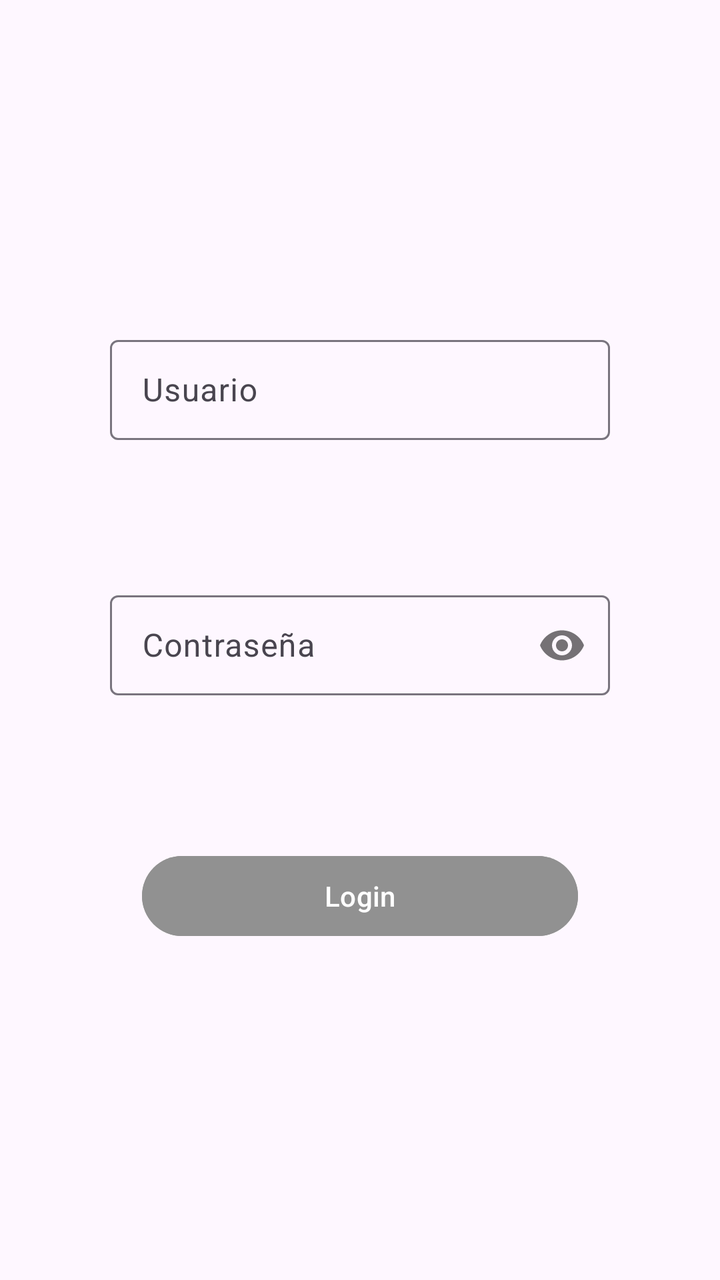
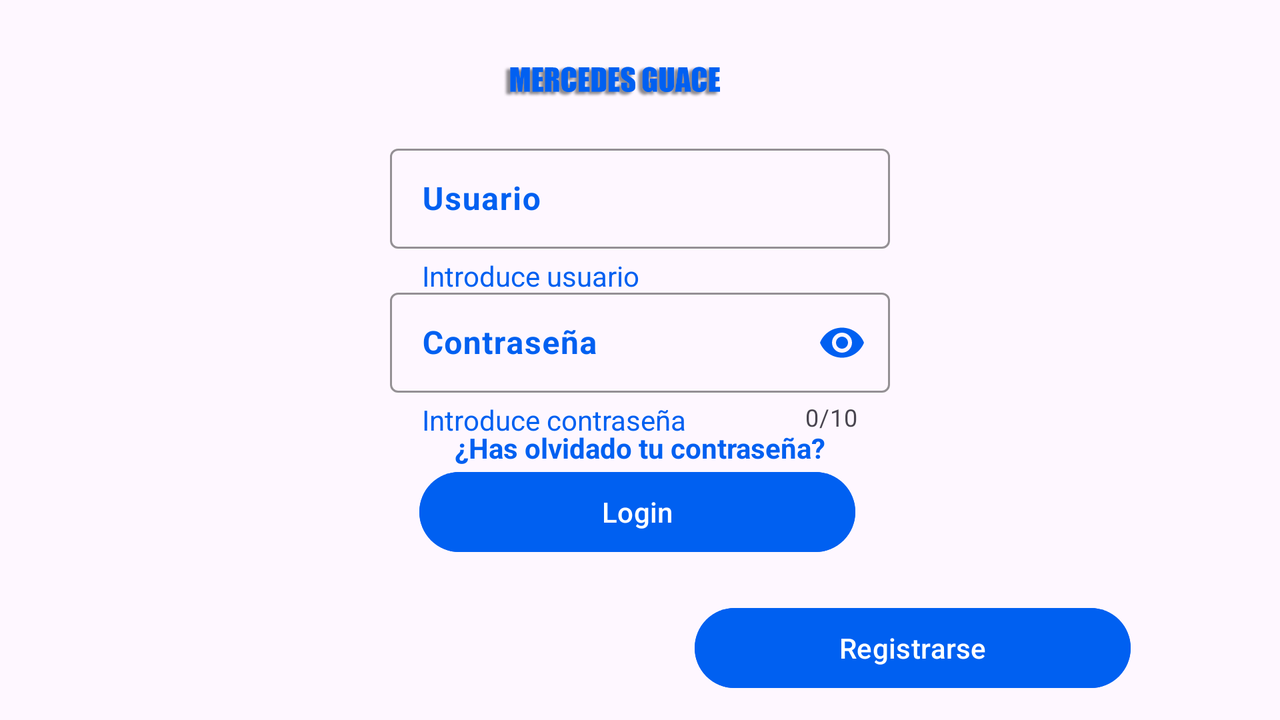

Compare how this app lays out the same screen by default and in its alternative resource folder. The renders come first, then the two layout files and the values they reference.
<!-- AndroidManifest.xml: application theme Theme.ProyectoFinalM13 -->
<!-- res/layout/activity_main.xml -->
<?xml version="1.0" encoding="utf-8"?>
<androidx.constraintlayout.widget.ConstraintLayout xmlns:android="http://schemas.android.com/apk/res/android"
    xmlns:app="http://schemas.android.com/apk/res-auto"
    xmlns:tools="http://schemas.android.com/tools"
    android:layout_width="match_parent"
    android:layout_height="match_parent"
    tools:context=".MainActivity">

    <androidx.constraintlayout.widget.Guideline
        android:id="@+id/guideline"
        android:layout_width="wrap_content"
        android:layout_height="wrap_content"
        android:orientation="horizontal"
        app:layout_constraintGuide_percent="0.20109439" />

    <androidx.constraintlayout.widget.Guideline
        android:id="@+id/guideline2"
        android:layout_width="wrap_content"
        android:layout_height="wrap_content"
        android:orientation="horizontal"
        app:layout_constraintGuide_percent="0.4" />

    <androidx.constraintlayout.widget.Guideline
        android:id="@+id/guideline3"
        android:layout_width="wrap_content"
        android:layout_height="wrap_content"
        android:orientation="horizontal"
        app:layout_constraintGuide_percent="0.6" />

    <androidx.constraintlayout.widget.Guideline
        android:id="@+id/guideline4"
        android:layout_width="wrap_content"
        android:layout_height="wrap_content"
        android:orientation="horizontal"
        app:layout_constraintGuide_percent="0.8" />



    


    <com.google.android.material.textfield.TextInputLayout
        android:layout_width="250dp"
        android:layout_height="wrap_content"
        app:layout_constraintBottom_toTopOf="@+id/guideline2"
        app:layout_constraintEnd_toEndOf="parent"
        app:layout_constraintStart_toStartOf="parent"
        app:layout_constraintTop_toTopOf="@+id/guideline"
        tools:ignore="MissingConstraints">
        <EditText
            android:id="@+id/editTextUsuario"
            android:layout_width="250dp"
            android:layout_height="50dp"
            android:digits="0,1,2,3,4,5,6,7,8,9,qwertzuiopasdfghjklyxcvbnmñ,QWERTZUIOPASDFGHJKLYXCVBNMÑ"
            android:ems="10"
            android:hint="@string/Usuario"
            android:inputType="text"
            android:text=""
            app:layout_constraintBottom_toTopOf="@+id/guideline2"
            app:layout_constraintEnd_toEndOf="parent"
            app:layout_constraintHorizontal_bias="0.497"
            app:layout_constraintStart_toStartOf="parent"
            app:layout_constraintTop_toTopOf="@+id/guideline"
            app:layout_constraintVertical_bias="0.54"
            tools:ignore="MissingConstraints" />
    </com.google.android.material.textfield.TextInputLayout>

    

    <com.google.android.material.textfield.TextInputLayout
        android:layout_width="250dp"
        android:layout_height="wrap_content"
        app:passwordToggleEnabled="true"
        app:layout_constraintBottom_toTopOf="@+id/guideline3"
        app:layout_constraintEnd_toEndOf="parent"
        app:layout_constraintStart_toStartOf="parent"
        app:layout_constraintTop_toTopOf="@+id/guideline2"
        tools:ignore="MissingConstraints">


        <EditText
            android:id="@+id/editTextContra"
            android:layout_width="250dp"
            android:layout_height="50dp"
            android:ems="10"
            android:hint="@string/Contrasena"
            android:inputType="textPassword"
            android:text=""
            tools:ignore="MissingConstraints" />
    </com.google.android.material.textfield.TextInputLayout>
    <Button
        android:id="@+id/button"
        android:layout_width="218dp"
        android:layout_height="48dp"
        android:backgroundTint="@color/gris"
        android:text="@string/Login"
        app:strokeColor="@color/gris"
        app:layout_constraintBottom_toTopOf="@+id/guideline4"
        app:layout_constraintEnd_toEndOf="parent"
        app:layout_constraintStart_toStartOf="parent"
        app:layout_constraintTop_toTopOf="@+id/guideline3"
        tools:ignore="MissingConstraints" />

</androidx.constraintlayout.widget.ConstraintLayout>
<!-- resources referenced by this layout -->
<resources>
  <color name="gris">#919191</color>
  <string name="Contrasena">Contraseña</string>
  <string name="Login">Login</string>
  <string name="Usuario">Usuario</string>
  <!-- from res/values-v23/ -->
  <style name="Theme.ProyectoFinalM13" parent="Base.Theme.ProyectoFinalM13">
      
      <item name="android:navigationBarColor">@android:color/transparent</item>
      <item name="android:statusBarColor">@android:color/transparent</item>
      <item name="android:windowLightStatusBar">?attr/isLightTheme</item>
    </style>
  <style name="Base.Theme.ProyectoFinalM13" parent="Theme.Material3.DayNight.NoActionBar">
          
          
      </style>
</resources>
<!-- res/layout-land/activity_main.xml (the repository's variant of the layout above) -->
<!-- drawn on the phone turned sideways -->
<?xml version="1.0" encoding="utf-8"?>
<androidx.constraintlayout.widget.ConstraintLayout xmlns:android="http://schemas.android.com/apk/res/android"
    xmlns:app="http://schemas.android.com/apk/res-auto"
    xmlns:tools="http://schemas.android.com/tools"
    android:layout_width="match_parent"
    android:layout_height="match_parent"
    tools:context=".Registro.MainActivity">

    <androidx.constraintlayout.widget.Guideline
        android:id="@+id/guideline"
        android:layout_width="wrap_content"
        android:layout_height="wrap_content"
        android:orientation="horizontal"
        app:layout_constraintGuide_percent="0.20109439" />

    <androidx.constraintlayout.widget.Guideline
        android:id="@+id/guideline2"
        android:layout_width="wrap_content"
        android:layout_height="wrap_content"
        android:orientation="horizontal"
        app:layout_constraintGuide_percent="0.4" />

    <androidx.constraintlayout.widget.Guideline
        android:id="@+id/guideline3"
        android:layout_width="wrap_content"
        android:layout_height="wrap_content"
        android:orientation="horizontal"
        app:layout_constraintGuide_percent="0.6" />

    <androidx.constraintlayout.widget.Guideline
        android:id="@+id/guideline4"
        android:layout_width="wrap_content"
        android:layout_height="wrap_content"
        android:orientation="horizontal"
        app:layout_constraintGuide_percent="0.8" />


    


    <ImageView
        android:id="@+id/banner_colecciones"
        android:layout_width="410dp"
        android:layout_height="80dp"
        android:layout_alignParentStart="true"
        android:src="@drawable/log"
        app:layout_constraintBottom_toTopOf="@+id/guideline"
        app:layout_constraintEnd_toEndOf="parent"
        app:layout_constraintHorizontal_bias="0.451"
        app:layout_constraintStart_toStartOf="parent"
        app:layout_constraintTop_toTopOf="parent"
        app:layout_constraintVertical_bias="0.117" />

    <com.google.android.material.textfield.TextInputLayout
        android:id="@+id/TiUsuario"
        android:layout_width="250dp"
        android:layout_height="wrap_content"
        android:textColorHint="@color/azul"
        app:boxStrokeColor="@color/azul"
        app:counterTextColor="@color/azul"
        app:endIconTint="@color/azul"
        app:errorEnabled="true"
        app:helperText='@string/IUsuario'
        app:helperTextEnabled="true"
        app:helperTextTextAppearance="@style/TextAppearance.AppCompat.Body1"
        app:helperTextTextColor="@color/azul"
        app:hintTextColor="@color/azul"
        app:layout_constraintBottom_toTopOf="@+id/guideline2"
        app:layout_constraintEnd_toEndOf="parent"
        app:layout_constraintStart_toStartOf="parent"
        app:layout_constraintTop_toTopOf="@+id/guideline"
        app:placeholderTextColor="@color/azul"
        app:prefixTextColor="@color/azul"
        app:startIconTint="@color/azul"
        app:suffixTextColor="@color/azul"
        tools:ignore="MissingConstraints">

        <EditText
            android:id="@+id/editTextUsuario"
            android:layout_width="250dp"
            android:layout_height="50dp"
            android:digits="0,1,2,3,4,5,6,7,8,9,qwertzuiopasdfghjklyxcvbnmñ,QWERTZUIOPASDFGHJKLYXCVBNMÑ"
            android:ems="10"
            android:hint="@string/Usuario"
            android:inputType="text"
            android:text=""
            android:textStyle="bold"
            app:layout_constraintBottom_toTopOf="@+id/guideline2"
            app:layout_constraintEnd_toEndOf="parent"
            app:layout_constraintHorizontal_bias="0.497"
            app:layout_constraintStart_toStartOf="parent"
            app:layout_constraintTop_toTopOf="@+id/guideline"
            app:layout_constraintVertical_bias="0.54"
            tools:ignore="MissingConstraints" />

    </com.google.android.material.textfield.TextInputLayout>

    

    <com.google.android.material.textfield.TextInputLayout
        android:id="@+id/TiNombre"
        android:layout_width="250dp"
        android:layout_height="wrap_content"
        android:textColorHint="@color/azul"
        app:boxStrokeColor="@color/azul"
        app:counterEnabled="true"
        app:counterMaxLength="10"
        app:errorEnabled="true"
        app:helperText="@string/IContra"
        app:helperTextEnabled="true"
        app:helperTextTextAppearance="@style/TextAppearance.AppCompat.Body1"
        app:helperTextTextColor="@color/azul"
        app:layout_constraintBottom_toTopOf="@+id/guideline3"
        app:layout_constraintEnd_toEndOf="parent"
        app:layout_constraintStart_toStartOf="parent"
        app:layout_constraintTop_toTopOf="@+id/guideline2"
        app:passwordToggleEnabled="true"
        app:passwordToggleTint="@color/azul"
        app:placeholderTextColor="@color/azul"
        app:startIconTint="@color/azul"
        tools:ignore="MissingConstraints">


        <EditText
            android:id="@+id/editTextContra"
            android:layout_width="250dp"
            android:layout_height="50dp"
            android:ems="10"
            android:hint="@string/Contrasena"
            android:inputType="textPassword"
            android:text=""
            android:textStyle="bold"
            tools:ignore="MissingConstraints" />
    </com.google.android.material.textfield.TextInputLayout>

    <TextView
        android:id="@+id/tvOlvidar"
        android:layout_width="200dp"
        android:layout_height="20dp"
        android:gravity="center"
        android:text="@string/Olvidar"
        android:textColor="@color/azul"
        android:textStyle="bold"
        app:layout_constraintBottom_toTopOf="@+id/buttonLogin"
        app:layout_constraintEnd_toEndOf="parent"
        app:layout_constraintStart_toStartOf="parent"
        app:layout_constraintTop_toTopOf="@+id/guideline3"
        tools:ignore="MissingConstraints" />

    <Button
        android:id="@+id/buttonLogin"
        android:layout_width="218dp"
        android:layout_height="48dp"
        android:backgroundTint="@color/azul"
        android:text="@string/Login"
        app:layout_constraintBottom_toTopOf="@+id/guideline4"
        app:layout_constraintEnd_toEndOf="parent"
        app:layout_constraintHorizontal_bias="0.497"
        app:layout_constraintStart_toStartOf="parent"
        app:layout_constraintTop_toTopOf="@+id/guideline3"
        app:layout_constraintVertical_bias="0.663"
        app:strokeColor="@color/gris"
        tools:ignore="MissingConstraints" />

    <Button
        android:id="@+id/buttonRegistro"
        android:layout_width="218dp"
        android:layout_height="48dp"
        android:backgroundTint="@color/azul"
        android:text="@string/Registro"
        app:layout_constraintBottom_toBottomOf="parent"
        app:layout_constraintEnd_toEndOf="parent"
        app:layout_constraintHorizontal_bias="0.823"
        app:layout_constraintStart_toStartOf="parent"
        app:layout_constraintTop_toTopOf="@+id/guideline4"
        app:strokeColor="@color/gris"
        tools:ignore="MissingConstraints" />
</androidx.constraintlayout.widget.ConstraintLayout>
<!-- resources referenced by the variant -->
<!-- as the phone turned sideways resolves them -->
<resources>
  <color name="azul">#0060F1</color>
  <color name="gris">#919191</color>
  <!-- drawable log: png bitmap (drawable, 24075 bytes) -->
  <string name="Contrasena">Contraseña</string>
  <string name="IContra">Introduce contraseña</string>
  <string name="IUsuario">Introduce usuario</string>
  <string name="Login">Login</string>
  <string name="Olvidar">¿Has olvidado tu contraseña?</string>
  <string name="Registro">Registrarse</string>
  <string name="Usuario">Usuario</string>
  <!-- from res/values-v23/ -->
  <style name="Theme.ProyectoFinalM13" parent="Base.Theme.ProyectoFinalM13">
      
      <item name="android:navigationBarColor">@android:color/transparent</item>
      <item name="android:statusBarColor">@android:color/transparent</item>
      <item name="android:windowLightStatusBar">?attr/isLightTheme</item>
    </style>
  <style name="Base.Theme.ProyectoFinalM13" parent="Theme.Material3.DayNight.NoActionBar">
          
          
      </style>
</resources>
